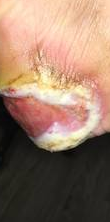
#> input picture Hackathon Official Data/Cropped/002985bcbd572241a950bf39b4188d70_0.png, 110 x 222 px; its folder holds only this picture in this run
$ python preprocess.py
#> lines starting #> are read from the running program, lines starting #| are printed output that depends on the picture
#> in apply_to_save, img is the input picture: shape (222, 110, 3); mean B, G, R 102.8, 121.6, 151
#!/usr/bin/env python3
# -*- coding: utf-8 -*-
"""
Created on Dec 15 for Hakathon
    @author: STRH
    preprocess the images
"""
import os
import cv2
from natsort import natsorted

# Paths to directories
image_path = "Hackathon Official Data/Cropped"
save_path = "Hackathon Official Data/Preprocessed"

# Ensure output directory exists
os.makedirs(save_path, exist_ok=True)

# Parameters for preprocessing
TARGET_SIZE = (256, 256)  # Resize all images to 256x256
FILTER_KERNEL_SIZE = 5  # Kernel size for denoising filters

# Preprocessing function for images
def preprocess_image(image):
    image = cv2.resize(image, TARGET_SIZE)
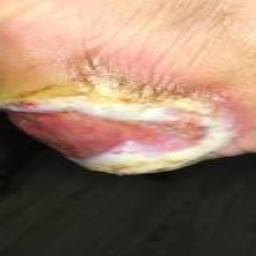
#> image: shape (256, 256, 3); mean of channels 0, 1, 2 102.7, 121.4, 150.9; drawn as B, G, R

    # Apply Gaussian blur for denoising
    image = cv2.GaussianBlur(image, (FILTER_KERNEL_SIZE, FILTER_KERNEL_SIZE), 0)

    # Apply CLAHE for contrast enhancement
    lab = cv2.cvtColor(image, cv2.COLOR_BGR2LAB)
#> lab: shape (256, 256, 3); mean of channels 0, 1, 2 131, 136.3, 142.1
    l, a, b = cv2.split(lab)
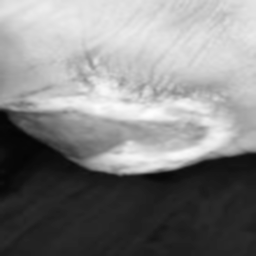
#> l: shape (256, 256); min 5, max 254, mean 131
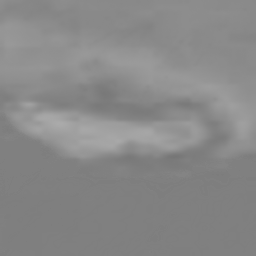
#> a: shape (256, 256); min 118, max 170, mean 136.3
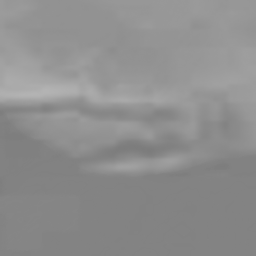
#> b: shape (256, 256); min 124, max 179, mean 142.1
    clahe = cv2.createCLAHE(clipLimit=2.0, tileGridSize=(8, 8))
    l = clahe.apply(l)
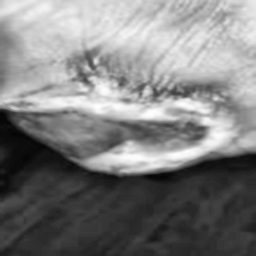
#> l: shape (256, 256); min 4, max 255, mean 126.6
    lab = cv2.merge((l, a, b))
#> lab: shape (256, 256, 3); mean of channels 0, 1, 2 126.6, 136.3, 142.1
    image = cv2.cvtColor(lab, cv2.COLOR_LAB2BGR)
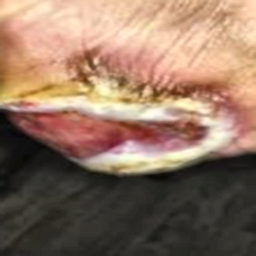
#> image: shape (256, 256, 3); mean B, G, R 97.5, 116, 144.5

    # Normalize pixel values to the range [0, 255]
    image = cv2.normalize(image, None, 0, 255, cv2.NORM_MINMAX)

    return image

def apply_to_save():
    imgs_list = [f for f in os.listdir(image_path) if f.endswith('.png') or
                        f.endswith('.PNG') or
                        f.endswith('.webp') or
                        f.endswith('.jpg') or
                        f.endswith('jpeg')]
    imgs_list = natsorted(imgs_list)
    for path in imgs_list:
        img = cv2.imread(os.path.join(image_path, path))
        img = preprocess_image(img)
        cv2.imwrite(f"{save_path}/{path}", img)


if __name__=="__main__":
    apply_to_save()

$ run again, on Hackathon Official Data/Cropped/04ff12bacbf32cde2df83fc1199518d8_1.png
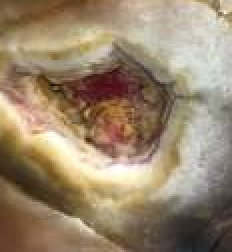
#> input picture Hackathon Official Data/Cropped/04ff12bacbf32cde2df83fc1199518d8_1.png, 116 x 126 px (shown 2 times larger)
#> in apply_to_save, img is the input picture: shape (126, 116, 3); mean B, G, R 109.7, 134.4, 153.3
#> in preprocess_image, `l = clahe.apply(l)`:
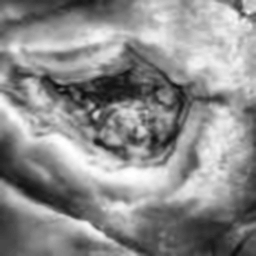
#> l: shape (256, 256); min 12, max 255, mean 140.4
#> in preprocess_image, `image = cv2.cvtColor(lab, cv2.COLOR_LAB2BGR)`:
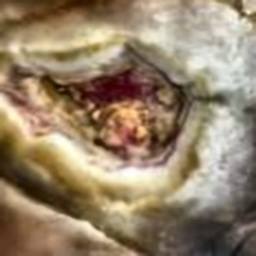
#> image: shape (256, 256, 3); mean B, G, R 106.2, 130.9, 149.4
